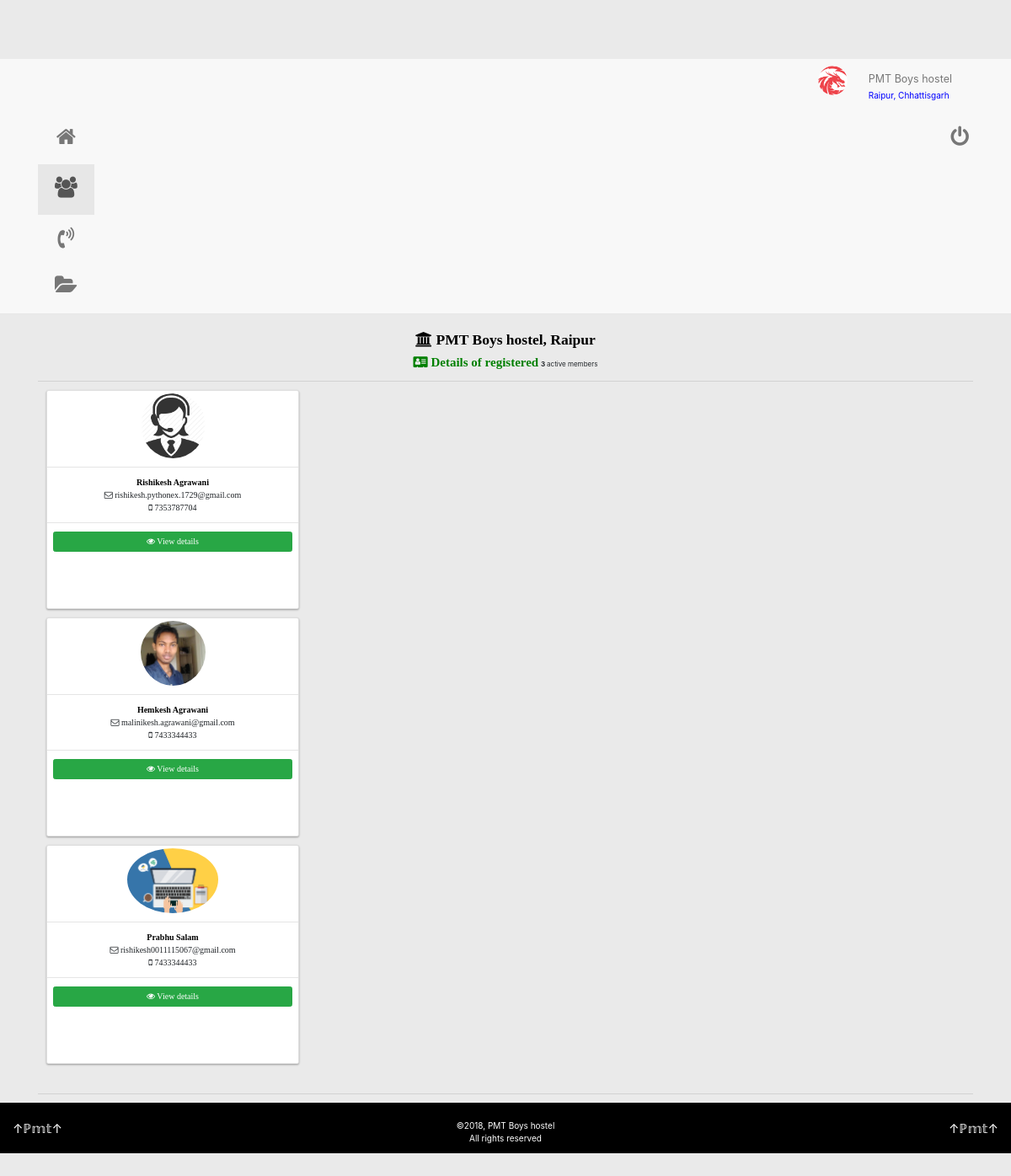
Before: /members/ with the older database file.
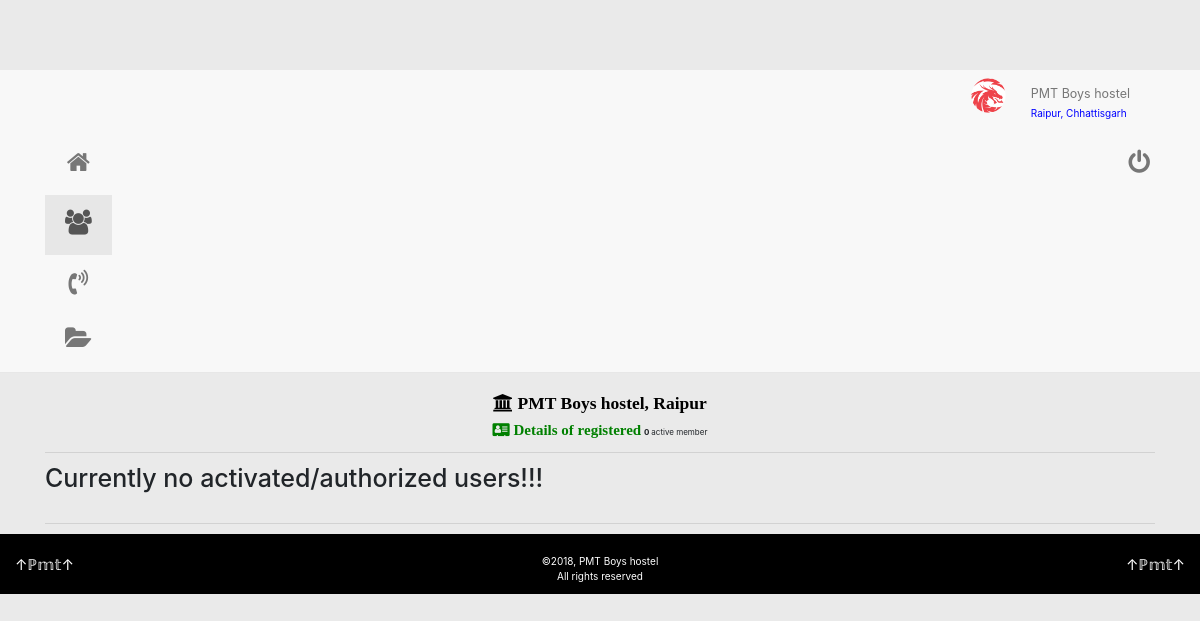
After: the same page with the newer database file.
### pmt_hostel_app/models.py (models this page shows, shortened)
class User(models.Model):
	fullname = models.CharField(max_length=conf.USER_FULL_NAME_MAX_LENGTH, null=False, blank=False, help_text=_("Enter your full name"))
	email = models.EmailField(max_length=conf.USER_EMAIL_MAX_LENGTH, null=False, blank=False, unique=True, help_text=_("Enter your email, eg. rishikesh0014051992@gmail.com"))
	contact = models.CharField(max_length=10, null=False, blank=False, help_text=_("Enter your 10 digit mobile number"))
	dob = models.DateField(null=True, blank=True, help_text=_("Enter your date of birth"))
	password = models.CharField(max_length=20, null=False, blank=False, help_text=_("Enter your password"))
	quote = models.TextField(blank=True, null=True, help_text=_("Enter your popular quote, eg. Never give up and try to achieve your goal with passion"))
	batch = models.IntegerField(default=conf.USER_BATCH_CURRENT_YEAR, validators=[MinValueValidator(conf.USER_BATCH_MIN_YEAR) , MaxValueValidator(conf.USER_BATCH_CURRENT_YEAR)],
			help_text=_("From which batch(admission year) you are, eg. " + str(conf.USER_BATCH_CURRENT_YEAR) + ", 2015, 2011 etc."))
	is_admin = models.BooleanField(default=False, help_text=_("Hi Admin, do you really want to make this person as an admin?"))
	is_active = models.BooleanField(default=False, help_text=_("Hi Admin, do you really want to make this person a PMT member?"))
	account_confirmed = models.BooleanField(default=False, help_text=_("User has confirmed his account or not"))
	ppic = models.CharField(max_length=1000, default="", blank=True, help_text=_("Name of pic inside media root"))
	created_at = models.DateTimeField(auto_now_add=True, auto_now=False, help_text=_("The time when user registered"))
	updated_at = models.DateTimeField(auto_now_add=False, auto_now=True, help_text=_("Last time when he updated the details"))

### pmt_hostel_app/views.py (the view)
# urls.py: path("members/", views.members, name="members"),
def members(request):
	template = loader.get_template("pmt_hostel_app/members.html")
	users = User.objects.all()
	context = {"users": users, "total_users": len(users)}
	return HttpResponse(template.render(context, request))

### pmt_hostel_app/templates/pmt_hostel_app/members.html (shortened to what this page needs)
{% extends "pmt_hostel_app/st_base.html" %}
{% load staticfiles %}
{% block container %}
<div class="container">
	<div class="row">
		<div class="col-lg-12 col-xs-12">
			<center>
					<h3 id="pmt"><i class="fa fa-institution" aria-hidden="true"></i> PMT Boys hostel, Raipur</h3>
					<small id="span-brief"><i class="fa fa-vcard" aria-hidden="true"></i> Details of registered</small> <small><b>{{ total_users }} </b>active member{% if total_users > 1 %}s{% endif %}</small>
			</center>
			<hr>
			{% if users %}
				{% for user in users %}
				<div class="card card-1">
					<center>
						{% if user.ppic %}
							<img src="/media/{{user.ppic}}" style="height:80px; display: inline; padding-top: 3px" class="img-responsive img-circle" />
						{% else %}
							<img src="https://cdn4.iconfinder.com/data/icons/rcons-user/32/child_boy-128.png" style="height:80px; display: inline; padding-top: 3px" class="img-responsive img-circle" />
						{% endif %}
					</center>
					<hr>
					<center>
						<span class="span-name"> {{ user.fullname }}</span><br>
						<span class="span-email"><i class="fa fa-envelope-o" aria-hidden="true"></i>   {{ user.email }} </span><br>
						<span class="span-contact"><i class="fa fa-mobile" aria-hidden="true"></i> {{ user.contact }}</span><hr>
						 <a href="/pmt-member/{{ user.pk }}" class="btn btn-success a-details-link" style="width: 95%; font-family: tahoma"><i class="fa fa-eye" aria-hidden="true"></i> View details</a>
					</center>
				</div>
				{% endfor %}
			{% else %}
				<h1>Currently no activated/authorized users!!!</h1>
			{% endif %}
		</div>
	</div>
	<br>
	<hr>
</div>
{% endblock %}

Changed rows visible on the page:
removed User: ppic (picture), fullname "Rishikesh Agrawani", email "rishikesh.pythonex.1729@gmail.com", contact "7353787704"
removed User: ppic (picture), fullname "Hemkesh Agrawani", email "malinikesh.agrawani@gmail.com", contact "7433344433"
removed User: ppic (picture), fullname "Prabhu Salam", email "rishikesh0011115067@gmail.com", contact "7433344433", {{ user.pk }} 9 (drawn)
Other visible differences:
{{ total_users }}: "3" → "0"
text no longer shown: "s"
text now shown: "Currently no activated/authorized users!!!"
